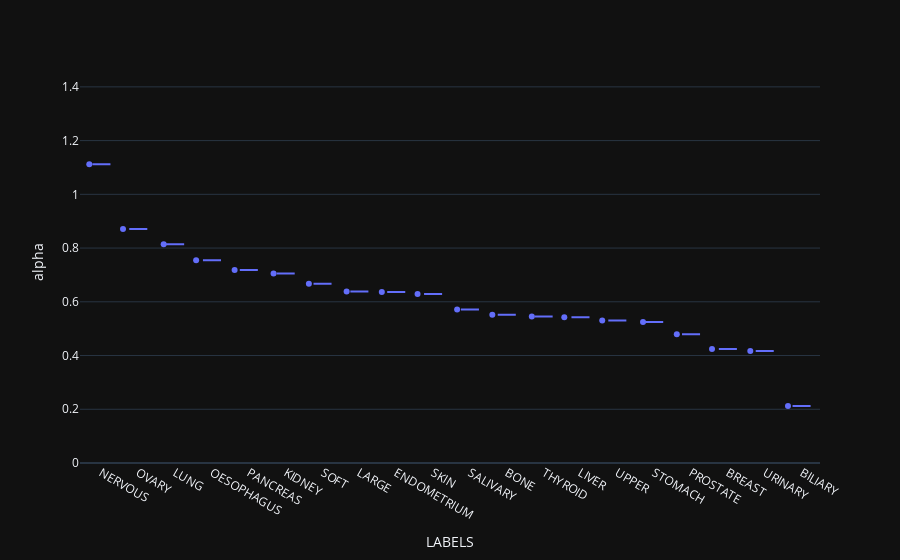

Notebook code cell kept with this figure:
### Code cell
import plotly.express as px

px.violin(pd.read_csv('ordered_df_alpha.csv'),
         x="LABELS",
         y="alpha",
          points='all',
          range_y=[0, 1.5])

### Figure 1 — Plotly figure (JSON) as saved in the notebook; plotly's stock layout.template omitted (floating-point values rounded to 4 significant figures)
{"data": [{"alignmentgroup": "True", "box": {"visible": false}, "hovertemplate": "LABELS=%{x}<br>alpha=%{y}<extra></extra>", "legendgroup": "", "marker": {"color": "#636efa"}, "name": "", "offsetgroup": "", "orientation": "v", "points": "all", "scalegroup": "True", "showlegend": false, "x": ["NERVOUS", "OVARY", "LUNG", "OESOPHAGUS", "PANCREAS", "KIDNEY", "SOFT", "LARGE", "ENDOMETRIUM", "SKIN", "SALIVARY", "BONE", "THYROID", "LIVER", "UPPER", "STOMACH", "PROSTATE", "BREAST", "URINARY", "BILIARY"], "x0": " ", "xaxis": "x", "y": [1.112, 0.871, 0.8141, 0.7544, 0.7185, 0.7049, 0.6668, 0.6386, 0.6363, 0.6287, 0.5711, 0.5521, 0.5454, 0.5421, 0.5307, 0.5248, 0.4791, 0.424, 0.4169, 0.2121], "y0": " ", "yaxis": "y", "type": "violin"}], "layout": {"xaxis": {"anchor": "y", "domain": [0.0, 1.0], "title": {"text": "LABELS"}}, "yaxis": {"anchor": "x", "domain": [0.0, 1.0], "title": {"text": "alpha"}, "range": [0, 1.5]}, "legend": {"tracegroupgap": 0}, "margin": {"t": 60}, "violinmode": "group"}}
